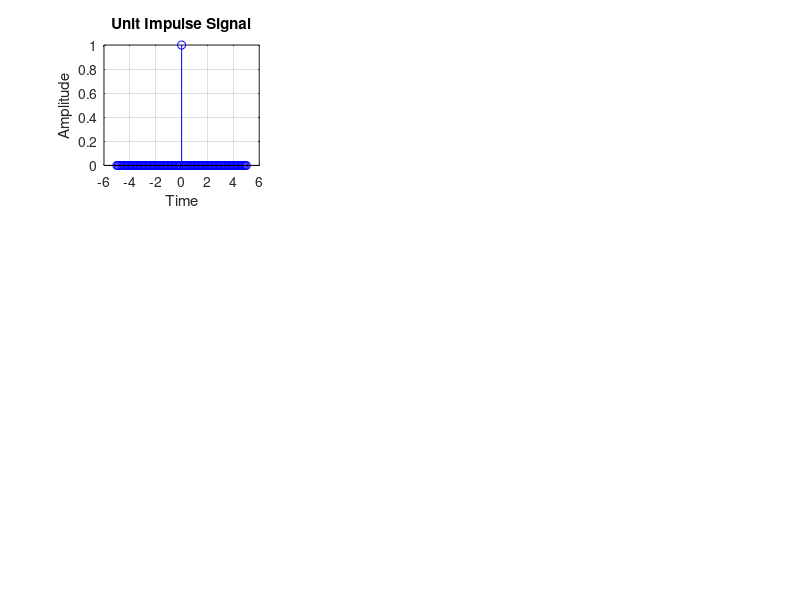

Write MATLAB code to recreate this figure.
% UNIT IMPULSE SIGNAL (=1 when t=0; =0 when t≠0)
t=-5:0.1:5;
x1=1
x2=0;
x=x1.*(t==0)+x2.*(t~=0);
subplot(3,3,1);
stem(t,x,'b');
xlabel('Time');
ylabel('Amplitude');
title('Unit Impulse Signal');
grid on;
